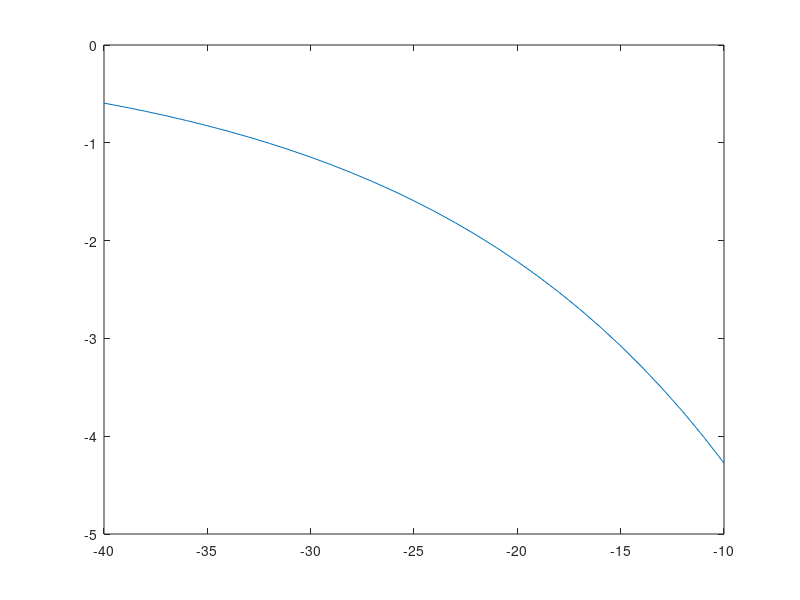

The MATLAB source for this figure:
% clear all;
% close all;clc;
x1=-40:-10;
f=zeros(1,length(x1));
for i=1:length(x1)
    %r2 convex
%f(i)=(2*(430/10^(x1(i)/10)*log(10)^2*(exp(-178885/10^(x1(i)/10)) - 19/20) - 230761650/10^(x1(i)/5)*exp(-178885/10^(x1(i)/10))*log(10)^2 + 13759932586750/10^(x1(i)/5)/10^(x1(i)/10)*exp(-178885/10^(x1(i)/10))*log(10)^2))/(7*((43000*(exp(-178885/10^(x1(i)/10)) - 19/20))/10^(x1(i)/10))^(5/7)) - (10*(4300/10^(x1(i)/10)*log(10)*(exp(-178885/10^(x1(i)/10)) - 19/20) - 769205500/10^(x1(i)/5)*exp(-178885/10^(x1(i)/10))*log(10))^2)/(49*((43000*(exp(-178885/10^(x1(i)/10)) - 19/20))/10^(x1(i)/10))^(12/7));
 %R-r1 concave
 %f(i)=5402645412622908963548469500012320461780906475666800640/(105891850087409004672810185836729*(-(735026898325694538221355008*x1(i))/1470053796651389)^(12/7))
%f(i)=(67*10^(x1(i)/10)*log(10)^2)/(35000*(-(67*10^(x1(i)/10))/100)^(5/7)) + (4489*10^(x1(i)/5)*log(10)^2)/(4900000*(-(67*10^(x1(i)/10))/100)^(12/7));
%f(i)=-1383077225631464694668408192003154038215912057770700963840/(2706927765076048431408789651293521*(-(11760430373211112611541680128*x1(i))/7432591995869423)^(12/7))
f(i)=(5880215186605556305770840064*10^(x1(i)/10)*log(10)^2)/(1300703599277149025*(-(11760430373211112611541680128*10^(x1(i)/10))/7432591995869423)^(5/7)) + (69153861281573234733420409600157701910795602888535048192*10^(x1(i)/5)*log(10)^2)/(13534638825380242157043948256467605*(-(11760430373211112611541680128*10^(x1(i)/10))/7432591995869423)^(12/7));
end
plot(x1,f);